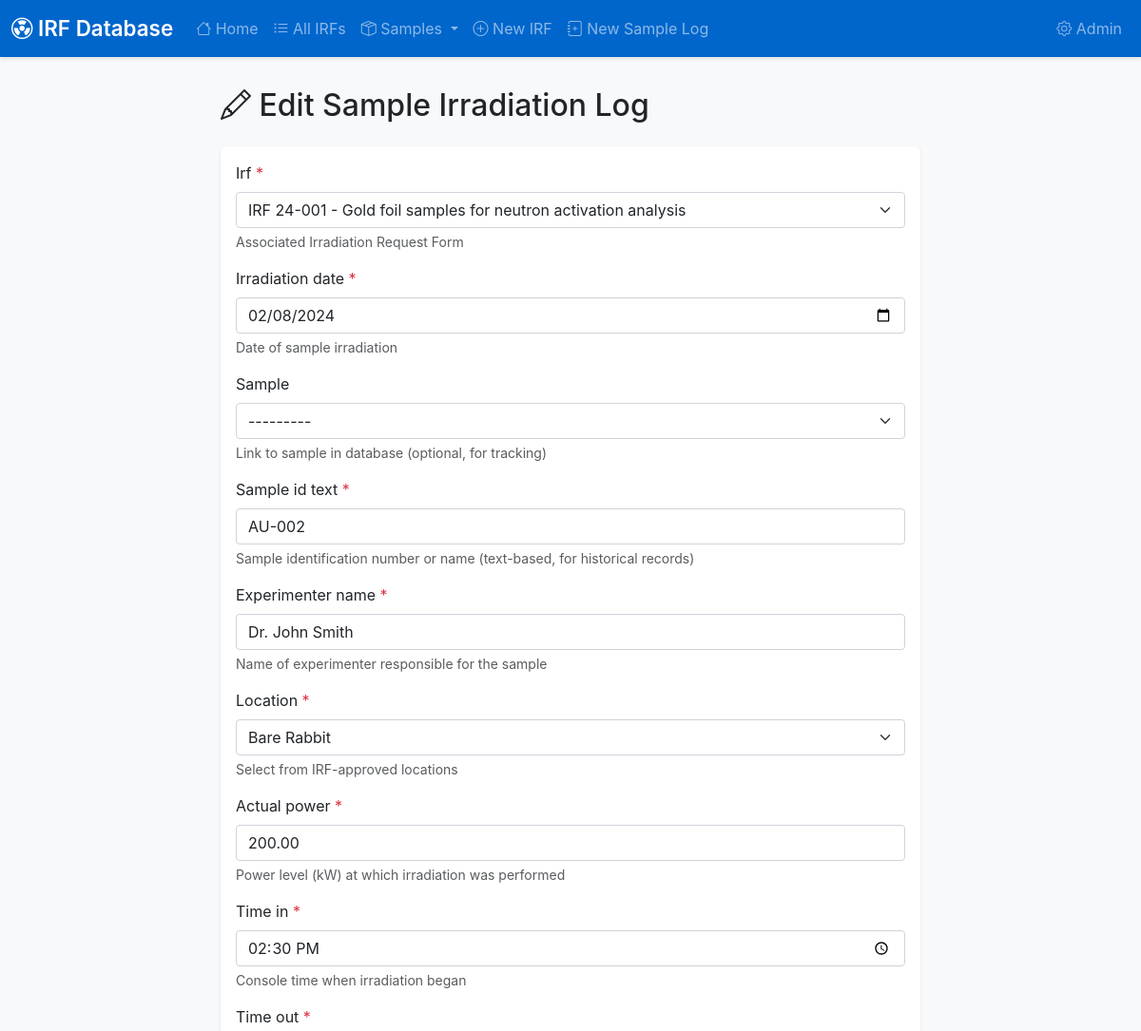
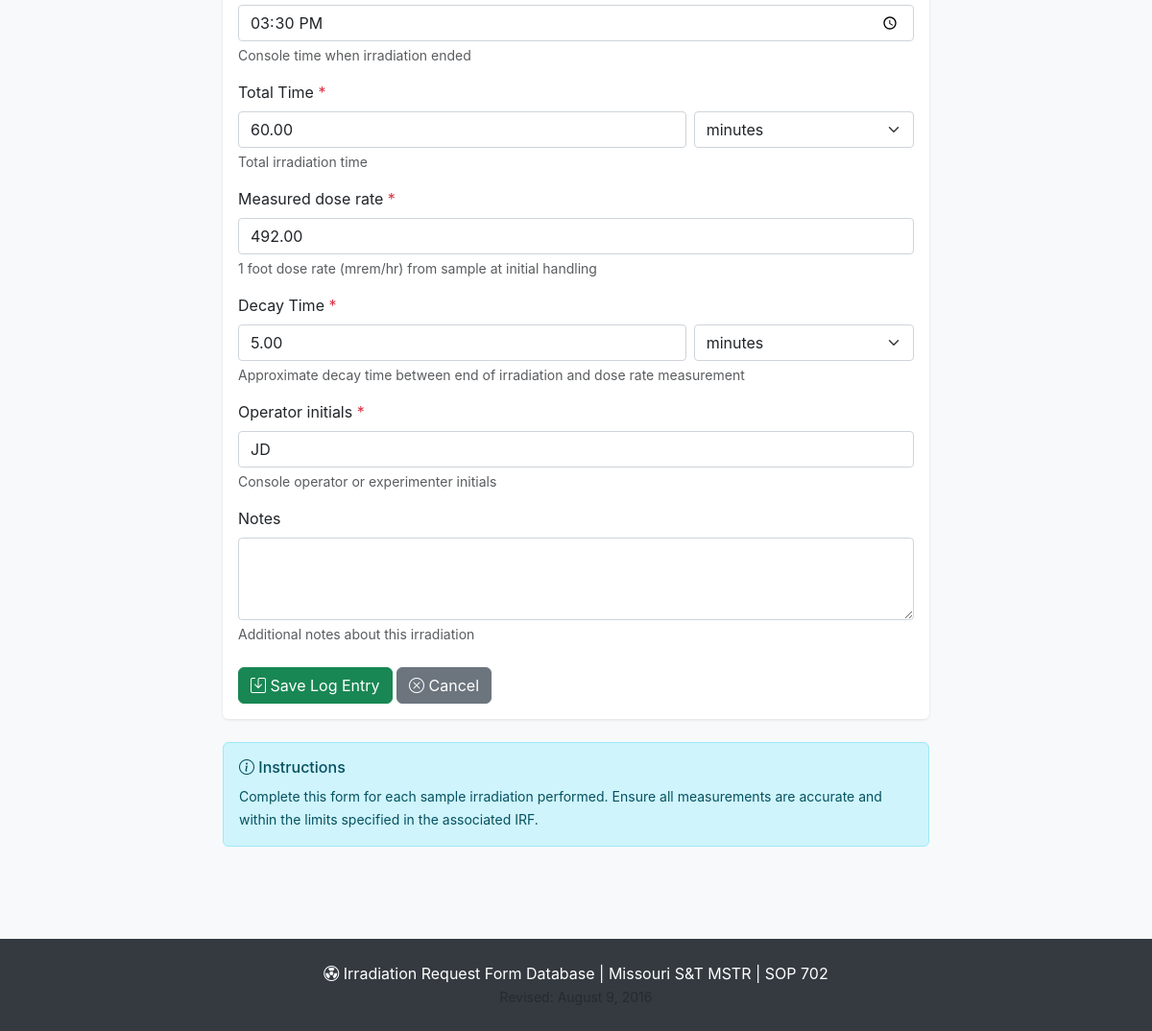
The app's page /sample-log/2/edit/ with its own data (2 pictures, top to bottom).
### irradiation/models.py (models this page shows, shortened)
class SampleIrradiationLog(models.Model):
    irf = models.ForeignKey(
        IrradiationRequestForm,
        on_delete=models.CASCADE,
        related_name='irradiation_logs',
        help_text="Associated Irradiation Request Form"
    )
    sample = models.ForeignKey(
        Sample,
        on_delete=models.SET_NULL,
        null=True,
        blank=True,
        related_name='irradiation_logs',
        help_text="Link to sample in database (optional, for tracking)"
    )
    irradiation_date = models.DateField(
        help_text="Date of sample irradiation"
    )
    sample_id_text = models.CharField(
        max_length=100,
        help_text="Sample identification number or name (text-based, for historical records)"
    )
    experimenter_name = models.CharField(
        max_length=200,
        help_text="Name of experimenter responsible for the sample"
    )
    actual_location = models.CharField(
        max_length=200,
        help_text="Actual irradiation location used"
    )
    actual_power = models.DecimalField(
        max_digits=10,
        decimal_places=2,
        validators=[MinValueValidator(0)],
        help_text="Power level (kW) at which irradiation was performed"
    )
    time_in = models.TimeField(
        help_text="Console time when irradiation began"
    )
    time_out = models.TimeField(
        help_text="Console time when irradiation ended"
    )
    TIME_UNIT_CHOICES = [
        ('min', 'minutes'),
        ('hr', 'hours'),
        ('sec', 'seconds'),
    ]
    total_time = models.DecimalField(
        max_digits=10,
        decimal_places=2,
        validators=[MinValueValidator(0)],
        help_text="Total irradiation time"
    )
    total_time_unit = models.CharField(
        max_length=10,
        choices=TIME_UNIT_CHOICES,
        default='min',
        help_text="Unit for total time"
    )
    measured_dose_rate = models.DecimalField(
        max_digits=10,
        decimal_places=2,
        validators=[MinValueValidator(0)],
        help_text="1 foot dose rate (mrem/hr) from sample at initial handling"
    )
    decay_time = models.DecimalField(
        max_digits=10,
        decimal_places=2,
        validators=[MinValueValidator(0)],
        help_text="Approximate decay time between end of irradiation and dose rate measurement"
    )
    decay_time_unit = models.CharField(
        max_length=10,
        choices=TIME_UNIT_CHOICES,
        default='min',
        help_text="Unit for decay time"
    )
    operator_initials = models.CharField(
        max_length=10,
        help_text="Console operator or experimenter initials"
    )
    created_date = models.DateTimeField(auto_now_add=True)
    updated_date = models.DateTimeField(auto_now=True)
    notes = models.TextField(
        blank=True,
        help_text="Additional notes about this irradiation"
    )
    class Meta:
        ordering = ['-irradiation_date', '-time_in']
        verbose_name = 'Sample Irradiation Log'
        verbose_name_plural = 'Sample Irradiation Logs'

### irradiation/views.py (the view, shortened to what this page needs)
# urls.py: path('sample-log/<int:pk>/edit/', views.SampleLogUpdateView.as_view(), name='sample_log_update'),
class SampleLogUpdateView(UpdateView):
    model = SampleIrradiationLog
    template_name = 'irradiation/sample_log_form.html'
    form_class = SampleLogForm
    def get_form_kwargs(self):
        kwargs = super().get_form_kwargs()
        if self.object.irf:
            kwargs['irf_pk'] = self.object.irf.pk
        return kwargs
    def get_context_data(self, **kwargs):
        context = super().get_context_data(**kwargs)
        if self.object.irf:
            context['irf'] = self.object.irf
        return context

### irradiation/models.py (called while the page is built)
    def __str__(self):
        return f"IRF {self.irf_number} - {self.sample_description[:50]}"

### irradiation/templates/irradiation/sample_log_form.html (shortened to what this page needs)
{% extends 'irradiation/base.html' %}
{% block content %}
<div class="container">
    <div class="row justify-content-center">
        <div class="col-lg-8">
            <h2 class="mb-4">
                {% if object.pk %}
                    <i class="bi bi-pencil"></i>
                    Edit Sample Irradiation Log
                {% else %}
                    <i class="bi bi-journal-plus"></i>
                    Add Sample Irradiation Log
                {% endif %}
            </h2>
            <div class="card">
                <div class="card-body">
                    <form method="post">
                        {% for field in form %}
                            {% if field.name == 'total_time' %}
                                <div class="mb-3">
                                    <label class="form-label">
                                        Total Time
                                        {% if field.field.required %}
                                            <span class="text-danger">*</span>
                                        {% endif %}
                                    </label>
                                    <div class="row g-2">
                                        <div class="col-8">
                                            {{ field }}
                                        </div>
                                        <div class="col-4">
                                            {{ form.total_time_unit }}
                                        </div>
                                    </div>
                                    {% if field.help_text %}
                                        <small class="form-text text-muted d-block">{{ field.help_text|safe }}</small>
                                    {% endif %}
                                </div>
                            {% elif field.name == 'total_time_unit' %}
                            {% elif field.name == 'decay_time' %}
                                <div class="mb-3">
                                    <label class="form-label">
                                        Decay Time
                                        {% if field.field.required %}
                                            <span class="text-danger">*</span>
                                        {% endif %}
                                    </label>
                                    <div class="row g-2">
                                        <div class="col-8">
                                            {{ field }}
                                        </div>
                                        <div class="col-4">
                                            {{ form.decay_time_unit }}
                                        </div>
                                    </div>
                                    {% if field.help_text %}
                                        <small class="form-text text-muted d-block">{{ field.help_text|safe }}</small>
                                    {% endif %}
                                </div>
                            {% elif field.name == 'decay_time_unit' %}
                            {% else %}
                                <div class="mb-3">
                                    <label for="{{ field.id_for_label }}" class="form-label">
                                        {{ field.label }}
                                        {% if field.field.required %}
                                            <span class="text-danger">*</span>
                                        {% endif %}
                                    </label>
                                    {{ field }}
                                    {% if field.help_text %}
                                        <small class="form-text text-muted d-block">{{ field.help_text|safe }}</small>
                                    {% endif %}
                                </div>
                            {% endif %}
                        {% endfor %}
                        <div class="mt-4">
                            <button type="submit" class="btn btn-success">
                                <i class="bi bi-save"></i> Save Log Entry
                            </button>
                            {% if irf %}
                                <a href="{% url 'irradiation:irf_detail' irf.pk %}?tab=logs" class="btn btn-secondary">
                                    <i class="bi bi-x-circle"></i> Cancel
                                </a>
                            {% else %}
                                <a href="{% url 'irradiation:irf_list' %}" class="btn btn-secondary">
                                    <i class="bi bi-x-circle"></i> Cancel
                                </a>
                            {% endif %}
                        </div>
                    </form>
                </div>
            </div>
            <div class="alert alert-info mt-3">
                <h6><i class="bi bi-info-circle"></i> Instructions</h6>
                <small>
                    Complete this form for each sample irradiation performed.
                    Ensure all measurements are accurate and within the limits specified in the associated IRF.
                </small>
            </div>
        </div>
    </div>
</div>
{% endblock %}

### irradiation/templates/irradiation/base.html (style rules this page uses)
:root { --primary-color: #0066cc; --secondary-color: #6c757d; --success-color: #28a745; --warning-color: #ffc107; --danger-color: #dc3545; }
body { font-family: -apple-system, BlinkMacSystemFont, "Segoe UI", Roboto, "Helvetica Neue", Arial, sans-serif; background-color: #f8f9fa; }
.card { border: none; box-shadow: 0 1px 3px rgba(0,0,0,.1); margin-bottom: 1.5rem; }

### irradiation/templates/irradiation/sample_log_form.html (style rules this page uses)
input[type="text"], input[type="number"], input[type="date"], input[type="time"], input[type="email"], textarea, select { width: 100%; }
select { display: block; padding: 0.375rem 2.25rem 0.375rem 0.75rem; font-size: 1rem; font-weight: 400; line-height: 1.5; color: #212529; background-color: #fff; background-repeat: no-repeat; background-position: right 0.75rem center; background-size: 16px 12px; border: 1px solid #ced4da; border-radius: 0.25rem; appearance: none; }
input[type="text"], input[type="number"], input[type="date"], input[type="time"], input[type="email"] { display: block; padding: 0.375rem 0.75rem; font-size: 1rem; font-weight: 400; line-height: 1.5; color: #212529; background-color: #fff; border: 1px solid #ced4da; border-radius: 0.25rem; }
textarea { display: block; padding: 0.375rem 0.75rem; font-size: 1rem; font-weight: 400; line-height: 1.5; color: #212529; background-color: #fff; border: 1px solid #ced4da; border-radius: 0.25rem; }

### records on screen
SampleIrradiationLog: form "IRF 24-001 - Gold foil samples for neutron activation analysis" "02/08/2024" "---------" "AU-002" "Dr. John Smith" "Bare Rabbit" "200.00" "14:30:00" "15:30:00" "492.00" "JD", form "60.00", total_time_unit "minutes", form "5.00", decay_time_unit "minutes"

### other values on screen
{{ field.label }} "Irf" "Irradiation date" "Sample" "Sample id text" "Experimenter name" "Location" "Actual power" "Time in" "Time out" "Measured dose rate" "Operator initials" "Notes"
{{ field.help_text|safe }} "Associated Irradiation Request Form" "Date of sample irradiation" "Link to sample in database (optional, for tracking)" "Sample identification number or name (text-based, for historical records)" "Name of experimenter responsible for the sample" "Select from IRF-approved locations" "Power level (kW) at which irradiation was performed" "Console time when irradiation began" "Console time when irradiation ended" "1 foot dose rate (mrem/hr) from sample at initial handling" "Console operator or experimenter initials" "Additional notes about this irradiation"
{{ field.help_text|safe }} "Total irradiation time"
{{ field.help_text|safe }} "Approximate decay time between end of irradiation and dose rate measurement"
